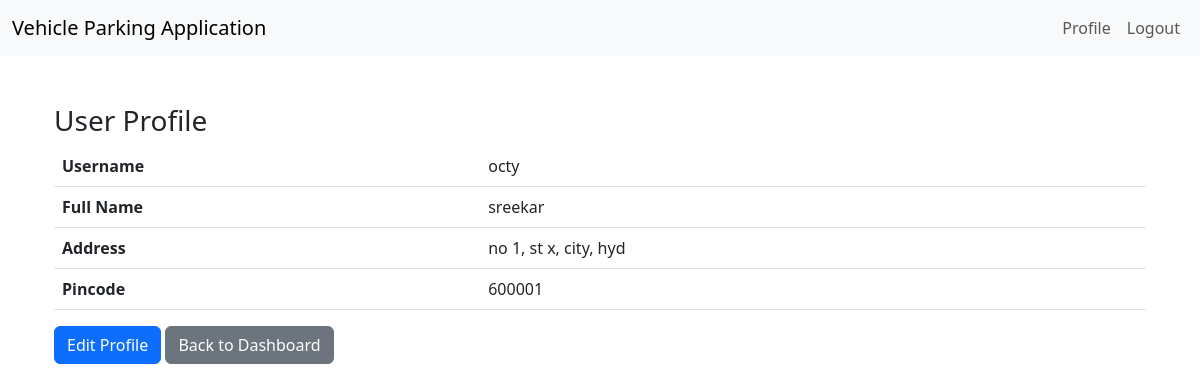
Before: /user/profile (signed in) with the older database file.
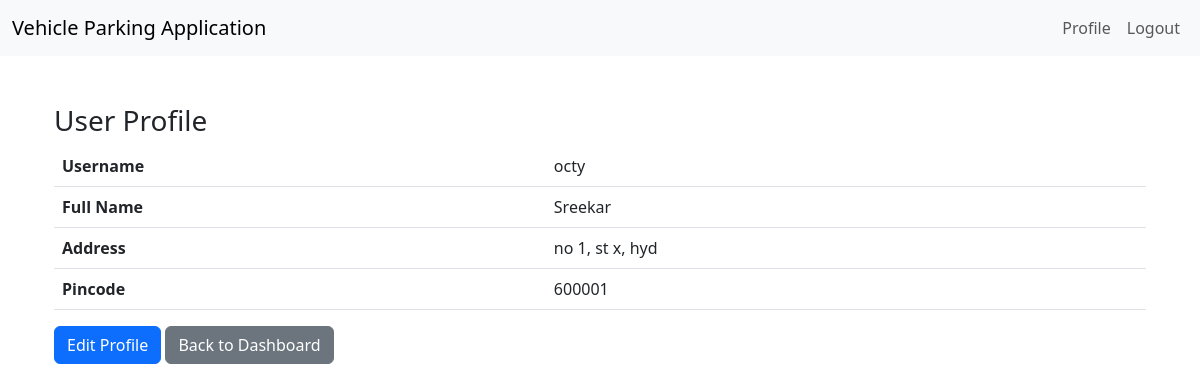
After: the same page with the newer database file.
### applications/models.py (models this page shows, shortened)
class User(db.Model):
    __tablename__ = "User"
    id = db.Column(db.Integer, autoincrement = True, primary_key = True )
    username = db.Column(db.String(64), nullable = False, unique=True )
    passhash =  db.Column(db.String(64), nullable = False )
    full_name = db.Column(db.String(128), nullable = False )
    address = db.Column(db.String(512), nullable = False )
    pincode = db.Column(db.Integer, nullable = False )

### applications/routes.py (the view)
@app.route('/user/profile')
def user_profile():
    if 'user_id' not in session:
        flash('Please log in first.', 'warning')
        return redirect(url_for('login'))
    user = User.query.get_or_404(session['user_id'])
    return render_template('user/profile.html', user=user)

### templates/user/profile.html
{% extends 'base.html' %}
{% block content %}
<div class="container mt-5">
  <h3>User Profile</h3>
  <table class="table">
    <tr><th>Username</th><td>{{ user.username }}</td></tr>
    <tr><th>Full Name</th><td>{{ user.full_name }}</td></tr>
    <tr><th>Address</th><td>{{ user.address }}</td></tr>
    <tr><th>Pincode</th><td>{{ user.pincode }}</td></tr>
  </table>
  <a href="{{ url_for('edit_user_profile') }}" class="btn btn-primary">Edit Profile</a>
  <a href="{{ url_for('user_dashboard') }}" class="btn btn-secondary">Back to Dashboard</a>
</div>
{% endblock %}

Changed rows visible on the page:
changed User "octy": full_name "sreekar" → "Sreekar"; address "no 1, st x, city, hyd" → "no 1, st x, hyd"
